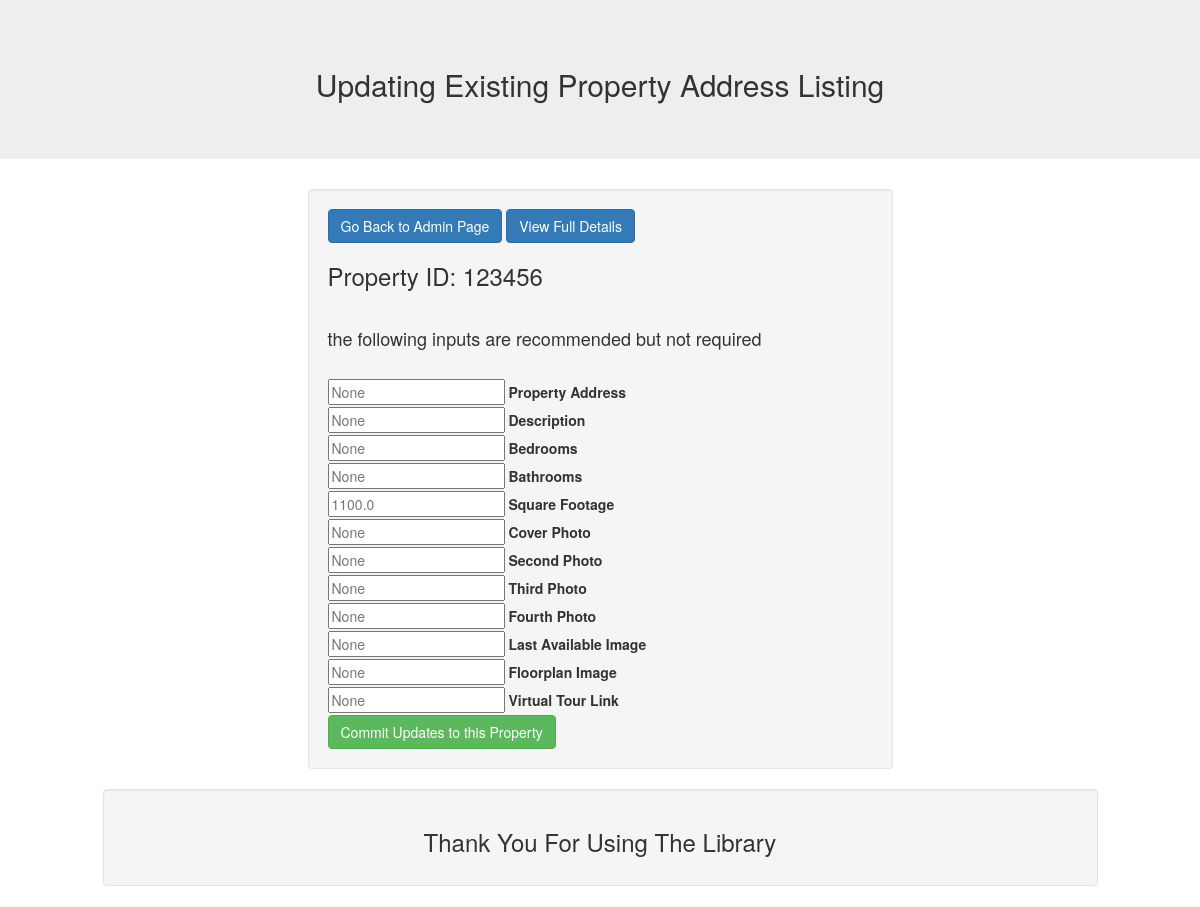
Screenshot of /update?id=123456 with the database file from the repository.
### main_prop.py (models this page shows)
class house(db.Model):
    id: Mapped[str] = mapped_column(String(20), primary_key=True)
    SQFT: Mapped[str] = mapped_column(String(20), nullable=True)
    Address: Mapped[str] = mapped_column(String(20), nullable=True)
    Pic1: Mapped[str] = mapped_column(String(20), nullable=True)
    Pic2: Mapped[str] = mapped_column(String(20), nullable=True)
    Pic3: Mapped[str] = mapped_column(String(20), nullable=True)
    Pic4: Mapped[str] = mapped_column(String(20), nullable=True)
    Pic5: Mapped[str] = mapped_column(String(20), nullable=True)
    Floorplan: Mapped[str] = mapped_column(String(20), nullable=True)
    Tour: Mapped[str] = mapped_column(String(20), nullable=True)
    Desc: Mapped[str] = mapped_column(String(20), nullable=True)
    B: Mapped[str] = mapped_column(String(20), nullable=True)
    Ba: Mapped[str] = mapped_column(String(20), nullable=True)

### main_prop.py (the view, shortened to what this page needs)
@app.route("/update", methods=["GET", "POST"])
def update():
    house_id = request.args.get('id')
    house_selected = db.get_or_404(house, house_id)
    return render_template("update.html", house=house_selected) #This is where you would edit the property details

### templates/update.html (shortened to what this page needs)
<!DOCTYPE html>
<html lang="en">
<head>
  <link rel="stylesheet" href="https://maxcdn.bootstrapcdn.com/bootstrap/3.3.7/css/bootstrap.min.css">
</head>
<body>
  <div class="row">
    <div class="col-md-12 jumbotron text-center">
      <h2>Updating Existing Property Address Listing</h2>
    </div>
  </div>
  <div class="row">
    <div class="col-md-3">
    </div>
    <div class="col-md-6">
      <div class="well">
        <form action="{{ url_for('update') }}" method="POST">
          <a class="btn btn-primary" href="{{ url_for('home') }}" role="button">Go Back to Admin Page</a>
          <a class="btn btn-primary" href="{{ url_for('view') }}" role="button">View Full Details</a>
          <h3>Property ID: {{house.id}}</h3><br>
          <h4>the following inputs are recommended but not required</h4>
          <br>
          <input name="Address" type="text" placeholder={{house.Address}} >
          <label>Property Address</label><br>
          <input name="Desc" type="text" placeholder={{house.Desc}} >
          <label>Description</label><br>
          <input name="B" type="text" placeholder={{house.B}} >
          <label>Bedrooms</label><br>
          <input name="Ba" type="text" placeholder={{house.Ba}} >
          <label>Bathrooms</label><br>
          <input name="SQFT" type="text" placeholder= {{house.SQFT}} >
          <label>Square Footage</label><br>
          <input name="Pic1" type="text" placeholder={{house.Pic1}} >
          <label>Cover Photo</label><br>
          <input name="Pic2" type="text" placeholder={{house.Pic2}} >
          <label>Second Photo</label><br>
          <input name="Pic3" type="text" placeholder={{house.Pic3}} >
          <label>Third Photo</label><br>
          <input name="Pic4" type="text" placeholder={{house.Pic4}} >
          <label>Fourth Photo</label><br>
          <input name="Pic5" type="text" placeholder={{house.Pic5}} >
          <label>Last Available Image</label><br>
          <input name="Floorplan" type="text" placeholder={{house.Floorplan}} >
          <label>Floorplan Image</label><br>
          <input name="Tour" type="text" placeholder={{house.Tour}} >
          <label>Virtual Tour Link</label><br>
          <input class="btn btn-success" type="submit" value="Commit Updates to this Property">
        </form>
      </div>
    </div>
      <div class="col-md-3">
      </div>
    </div>
  <div class="row">
    <div class="col-md-1">
    </div>
   <div class="col-md-10">
     <div class="well text-center">
     <h3>Thank You For Using The Library</h3>
   </div>
   </div>
 </div>
</body>
</html>

### rows the page displays
house: id "123456", Address "None", Desc "None", B "None", Ba "None", SQFT "1100.0", Pic1 "None", Pic2 "None", Pic3 "None", Pic4 "None", Pic5 "None", Floorplan "None", Tour "None"
